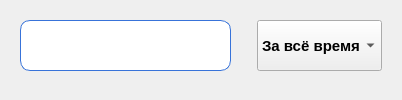
          <widget class="QWidget" name="Show">
           <attribute name="title">
            <string>Показать</string>
           </attribute>
           <layout class="QHBoxLayout" name="horizontalLayout_6">
            <item>
             <widget class="QWidget" name="widget_3" native="true">
              <property name="minimumSize">
               <size>
                <width>231</width>
                <height>0</height>
               </size>
              </property>
              <property name="maximumSize">
               <size>
                <width>231</width>
                <height>16777215</height>
               </size>
              </property>
              <property name="font">
               <font>
                <weight>50</weight>
                <bold>false</bold>
               </font>
              </property>
              <layout class="QVBoxLayout" name="verticalLayout_20">
               <item>
                <widget class="QPushButton" name="showing">
                 <property name="minimumSize">
                  <size>
                   <width>211</width>
                   <height>51</height>
                  </size>
                 </property>
                 <property name="maximumSize">
                  <size>
                   <width>211</width>
                   <height>51</height>
                  </size>
                 </property>
                 <property name="font">
                  <font>
                   <pointsize>-1</pointsize>
                  </font>
                 </property>
                 <property name="styleSheet">
                  <string notr="true">QPushButton {
    padding:10px;
    color: #ffffff;
    font-size: 18px;
    border-radius: 10px;
    border: 1px solid #3873d9;
    background-color: white; }

QPushButton:hover{
	background-color: rgb(171, 211, 247);
	effect = QtWidgets.QGraphicsDropShadowEffect(QPushButton)
	effect.setOffset(0, 0)
	effect.setBlurRadius(20)
	effect.setColor(QColor(57, 219, 255))
	QPushButton.setGraphicsEffect(effect)
}</string>
                 </property>
                 <property name="text">
                  <string>Показать</string>
                 </property>
                </widget>
               </item>
               <item>
                <widget class="QWidget" name="fake9" native="true"/>
               </item>
              </layout>
             </widget>
            </item>
            <item>
             <widget class="QWidget" name="widget_5" native="true">
              <layout class="QVBoxLayout" name="verticalLayout_21">
               <item>
                <widget class="QComboBox" name="choosedate">
                 <property name="minimumSize">
                  <size>
                   <width>0</width>
                   <height>51</height>
                  </size>
                 </property>
                 <property name="maximumSize">
                  <size>
                   <width>16777215</width>
                   <height>51</height>
                  </size>
                 </property>
                 <property name="font">
                  <font>
                   <pointsize>11</pointsize>
                   <weight>75</weight>
                   <bold>true</bold>
                  </font>
                 </property>
                 <item>
                  <property name="text">
                   <string>За всё время</string>
                  </property>
                 </item>
                 <item>
                  <property name="text">
                   <string>На месяц</string>
                  </property>
                 </item>
                 <item>
                  <property name="text">
                   <string>На неделю</string>
                  </property>
                 </item>
                </widget>
               </item>
               <item>
                <widget class="QWidget" name="fake10" native="true"/>
               </item>
              </layout>
             </widget>
            </item>
           </layout>
          </widget>
